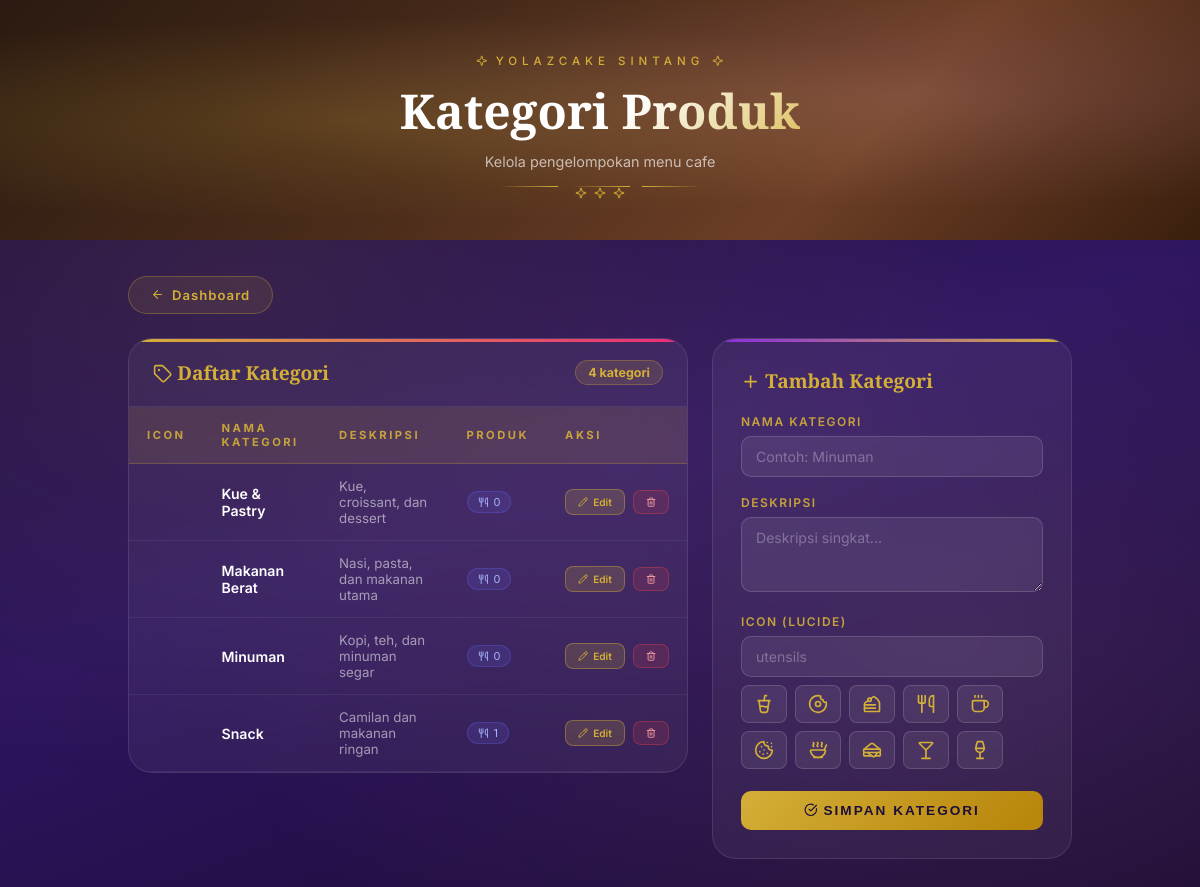
Page /kategori/data_kategori.php (signed in) on the earlier database version.
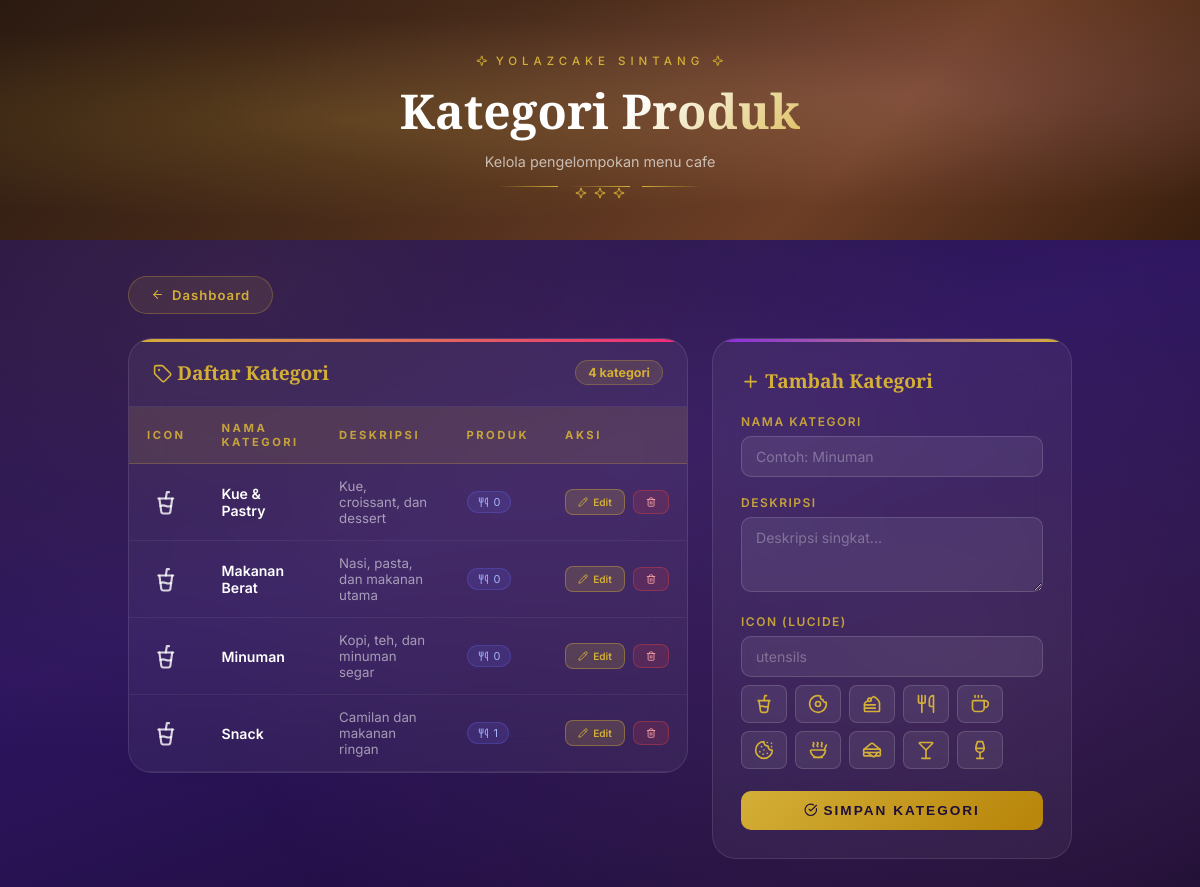
Same page on the later database version.
### tables this page shows
CREATE TABLE `kategori` (
  `id_kategori` int(11) NOT NULL,
  `nama_kategori` varchar(100) NOT NULL,
  `deskripsi` text DEFAULT NULL,
  `icon` varchar(30) DEFAULT NULL
);

### kategori/data_kategori.php (the view, shortened to what this page needs)
<?php
include '../config/koneksi.php';
$query = mysqli_query($conn,"SELECT k.*, COUNT(p.id_produk) as jml_produk FROM kategori k LEFT JOIN produk p ON p.id_kategori=k.id_kategori GROUP BY k.id_kategori ORDER BY k.nama_kategori ASC");
$total_kat = mysqli_num_rows($query);
mysqli_data_seek($query,0);
?>
<!DOCTYPE html>
<html lang="id">
<head>
  <link rel="stylesheet" href="../assets/css/lucide-icons.css">
</head>
<body>
<div class="page-hero" id="pageHero">
  <div class="hero-inner">
    <p class="hero-eyebrow"><i data-lucide="sparkle" class="lucide-ic"></i> YOLAZCAKE Sintang <i data-lucide="sparkle" class="lucide-ic"></i></p>
    <h1>Kategori Produk</h1>
    <p class="hero-sub">Kelola pengelompokan menu cafe</p>
    <div class="hero-divider"><span></span><span class="diamond"><i data-lucide="sparkle" class="lucide-ic"></i> <i data-lucide="sparkle" class="lucide-ic"></i> <i data-lucide="sparkle" class="lucide-ic"></i></span><span></span></div>
  </div>
</div>
<div class="page-wrapper">
  <a href="../dashboard.php" class="btn-back"><i data-lucide="arrow-left" class="lucide-ic"></i> Dashboard</a>
  <div class="main-grid">
    <div class="table-card">
      <div class="card-header">
        <span class="card-title"><i data-lucide="tag" class="lucide-ic"></i> Daftar Kategori</span>
        <span class="badge-count"><?= $total_kat ?> kategori</span>
      </div>
      <table>
        <thead><tr><th>Icon</th><th>Nama Kategori</th><th>Deskripsi</th><th>Produk</th><th>Aksi</th></tr></thead>
        <tbody>
        <?php if($total_kat > 0): while($d = mysqli_fetch_assoc($query)): ?>
        <tr>
          <td class="td-icon"><i data-lucide="<?= htmlspecialchars($d['icon'] ?: 'utensils') ?>" class="lucide-ic"></i></td>
          <td class="td-nama"><?= htmlspecialchars($d['nama_kategori']) ?></td>
          <td style="color:rgba(255,255,255,.55);font-size:.83em;"><?= $d['deskripsi'] ? htmlspecialchars($d['deskripsi']) : '-' ?></td>
          <td><span class="badge-produk"><i data-lucide="utensils" class="lucide-ic"></i> <?= $d['jml_produk'] ?></span></td>
          <td>
            <div class="action-cell">
              <button class="btn-act btn-edit"
                onclick="openEdit(<?= $d['id_kategori'] ?>,'<?= addslashes($d['nama_kategori']) ?>','<?= addslashes($d['deskripsi']) ?>','<?= $d['icon'] ?>')"><i data-lucide="pencil" class="lucide-ic"></i> Edit</button>
              <a href="?hapus=<?= $d['id_kategori'] ?>" class="btn-act btn-hapus"
                 onclick="return confirm('Hapus kategori <?= htmlspecialchars($d['nama_kategori']) ?>? Produk terkait tidak akan dihapus.')"><i data-lucide="trash-2" class="lucide-ic"></i></a>
            </div>
          </td>
        </tr>
        <?php endwhile; else: ?>
        <tr><td colspan="5"><div class="empty-state"><p>Belum ada kategori</p></div></td></tr>
        <?php endif; ?>
        </tbody>
      </table>
    </div>
    <div class="form-panel">
      <h3><i data-lucide="plus" class="lucide-ic"></i> Tambah Kategori</h3>
      <form method="POST">
        <div class="form-group">
          <label>Nama Kategori</label>
          <input type="text" name="nama_kategori" placeholder="Contoh: Minuman" required>
        </div>
        <div class="form-group">
          <label>Deskripsi</label>
          <textarea name="deskripsi" placeholder="Deskripsi singkat..." rows="3"></textarea>
        </div>
        <div class="form-group">
          <label>Icon (Lucide)</label>
          <input type="text" name="icon" id="iconInput" placeholder="utensils" maxlength="30">
          <div class="icon-row">
            <?php foreach(['cup-soda','donut','cake-slice','utensils','coffee','cookie','soup','sandwich','martini','wine'] as $ic): ?>
            <button type="button" class="icon-btn" onclick="document.getElementById('iconInput').value='<?= $ic ?>'"><i data-lucide="<?= $ic ?>" class="lucide-ic"></i></button>
            <?php endforeach; ?>
          </div>
        </div>
        <button type="submit" name="tambah" class="btn-submit"><i data-lucide="check-circle" class="lucide-ic"></i> Simpan Kategori</button>
      </form>
    </div>
  </div>
</div>
</body>
</html>

Differences in the rows shown:
changed kategori "Kue & Pastry": icon "🍰" → "cup-soda" (drawn)
changed kategori "Makanan Berat": icon "🍜" → "cup-soda" (drawn)
changed kategori "Minuman": icon "🥤" → "cup-soda" (drawn)
changed kategori "Snack": icon "🍟" → "cup-soda" (drawn)
